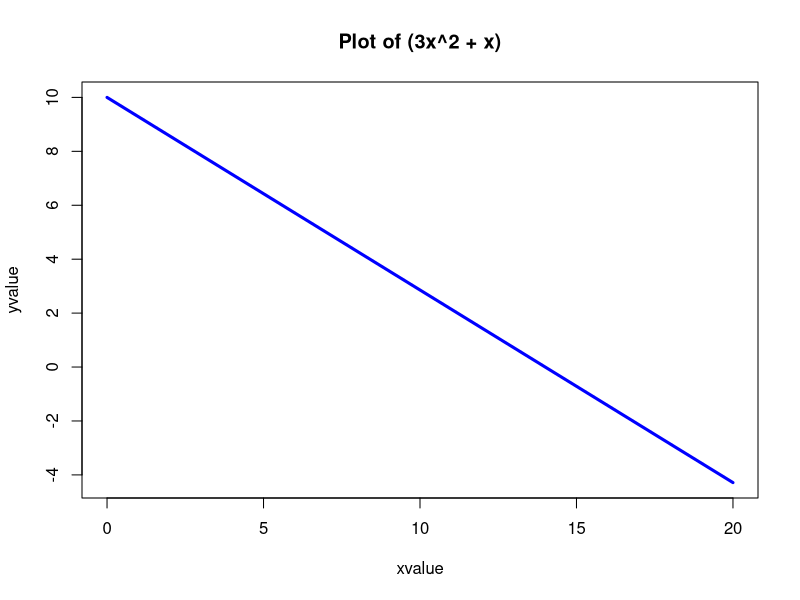

Recreate this plot in R.
## ---- chunk 1

curve(  10-(5/7)*x , from=0, to=20, n=300, xlab="xvalue", ylab="yvalue", 
             col="blue", lwd=3, main="Plot of (3x^2 + x)"  )


